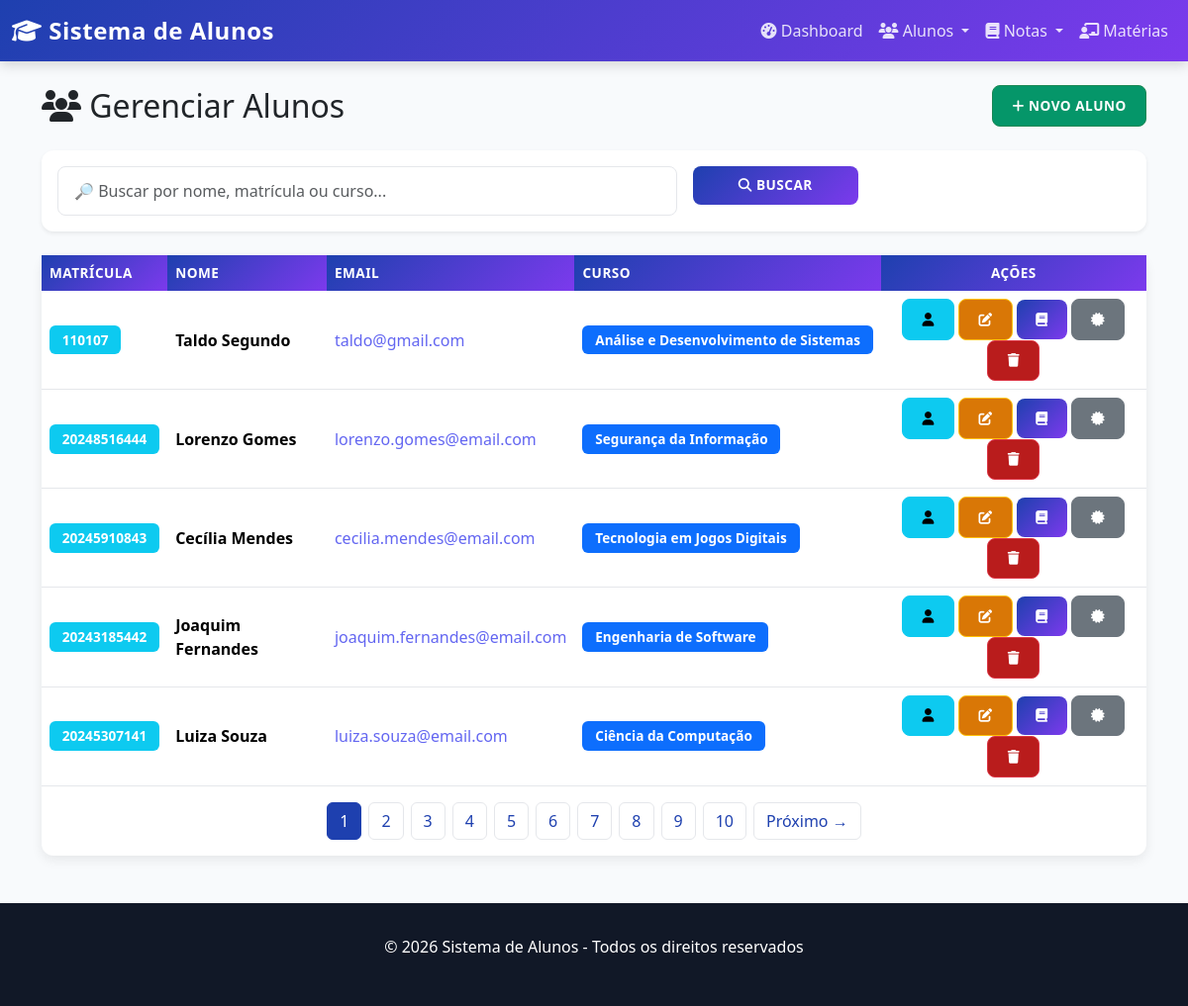
Page /alunos/ on the committed database.
### alunos/models.py (models this page shows, shortened)
class Aluno(models.Model):
    nome = models.CharField(max_length=100)
    email = models.EmailField(unique=True)
    matricula = models.CharField(max_length=20, unique=True)
    curso = models.ForeignKey(Curso, on_delete=models.CASCADE, related_name='alunos')
    data_nascimento = models.DateField()
    telefone = models.CharField(max_length=15, blank=True, null=True)
    endereco = models.TextField(blank=True, null=True)
    ativo = models.BooleanField(default=True)
    materias = models.ManyToManyField(Materia, related_name='alunos_matriculados', blank=True)
    class Meta:
        verbose_name = 'Aluno'
        verbose_name_plural = 'Alunos'

class Curso(models.Model):
    nome = models.CharField(max_length=100, unique=True)
    descricao = models.TextField(blank=True, null=True)
    ativo = models.BooleanField(default=True)
    class Meta:
        verbose_name = 'Curso'
        verbose_name_plural = 'Cursos'

### alunos/views.py (the view)
# urls.py: path('alunos/', views.lista_alunos, name='lista_alunos'),
def lista_alunos(request):
    buscar = request.GET.get('buscar')
    if buscar:
        alunos_lista = Aluno.objects.filter(
            Q(nome__icontains=buscar) |
            Q(curso__nome__icontains=buscar) |
            Q(matricula__icontains=buscar)
        ).order_by('-id')
    else:
        alunos_lista = Aluno.objects.filter(ativo=True).order_by('-id')
    paginator = Paginator(alunos_lista, 5)
    page_number = request.GET.get('page')
    alunos = paginator.get_page(page_number)
    return render(request, 'alunos/lista_alunos.html', {'alunos': alunos})

### alunos/templates/alunos/lista_alunos.html (shortened to what this page needs)
{% extends 'base.html' %}
{% block content %}
<div class="mb-5">
    <div class="d-flex justify-content-between align-items-center mb-4">
        <h2 class="mb-0">
            <i class="fas fa-users"></i> Gerenciar Alunos
        </h2>
        <a href="{% url 'cadastrar_aluno' %}" class="btn btn-success">
            <i class="fas fa-plus"></i> Novo Aluno
        </a>
    </div>
    <div class="card shadow-sm mb-4">
        <div class="card-body">
            <form method="GET" class="row g-3">
                <div class="col-md-7">
                    <input type="text"
                           name="buscar"
                           class="form-control"
                           placeholder="🔎 Buscar por nome, matrícula ou curso..."
                           value="{{ request.GET.buscar }}">
                </div>
                <div class="col-md-2">
                    <button type="submit" class="btn btn-primary w-100">
                        <i class="fas fa-search"></i> Buscar
                    </button>
                </div>
                <div class="col-md-3">
                </div>
            </form>
        </div>
    </div>
    <div class="card">
        <div class="card-body p-0">
            {% if alunos %}
                <div class="table-responsive">
                    <table class="table table-hover mb-0">
                        <thead>
                            <tr>
                                <th>Matrícula</th>
                                <th>Nome</th>
                                <th>Email</th>
                                <th>Curso</th>
                                <th class="text-center">Ações</th>
                            </tr>
                        </thead>
                        <tbody>
                            {% for aluno in alunos %}
                            <tr>
                                <td class="align-middle">
                                    <span class="badge bg-info">{{ aluno.matricula }}</span>
                                </td>
                                <td class="align-middle">
                                    <strong>{{ aluno.nome }}</strong>
                                </td>
                                <td class="align-middle">
                                    <a href="mailto:{{ aluno.email }}" style="text-decoration: none; color: #6366f1;">
                                        {{ aluno.email }}
                                    </a>
                                </td>
                                <td class="align-middle">
                                    <span class="badge bg-primary">
                                        {{ aluno.curso.nome }}
                                    </span>
                                </td>
                                <td class="text-center align-middle">
                                    <a href="{% url 'perfil_aluno' aluno.id %}"
                                       class="btn btn-info btn-sm"
                                       title="Ver Perfil">
                                        <i class="fas fa-user"></i>
                                    </a>
                                    <a href="{% url 'editar_aluno' aluno.id %}"
                                       class="btn btn-warning btn-sm"
                                       title="Editar">
                                        <i class="fas fa-edit"></i>
                                    </a>
                                    <a href="{% url 'gerenciar_materias' aluno.id %}"
                                       class="btn btn-primary btn-sm"
                                       title="Gerenciar Matérias">
                                        <i class="fas fa-book"></i>
                                    </a>
                                    <a href="{% url 'boletim_aluno' aluno.id %}"
                                       class="btn btn-secondary btn-sm"
                                       title="Ver Boletim">
                                        <i class="fas fa-certificate"></i>
                                    </a>
                                    <a href="{% url 'excluir_aluno' aluno.id %}"
                                       class="btn btn-danger btn-sm"
                                       title="Desativar">
                                        <i class="fas fa-trash"></i>
                                    </a>
                                </td>
                            </tr>
                            {% endfor %}
                        </tbody>
                    </table>
                </div>
                {% if alunos.has_other_pages %}
                <nav class="mt-3">
                    <ul class="pagination justify-content-center">
                        {% for num in alunos.paginator.page_range %}
                        <li class="page-item {% if alunos.number == num %}active{% endif %}">
                            <a class="page-link"
                               href="?page={{ num }}{% if request.GET.buscar %}&buscar={{ request.GET.buscar }}{% endif %}">
                                {{ num }}
                            </a>
                        </li>
                        {% endfor %}
                        {% if alunos.has_next %}
                        <li class="page-item">
                            <a class="page-link"
                               href="?page={{ alunos.next_page_number }}{% if request.GET.buscar %}&buscar={{ request.GET.buscar }}{% endif %}">
                                Próximo →
                            </a>
                        </li>
                        {% endif %}
                    </ul>
                </nav>
                {% endif %}
            {% endif %}
        </div>
    </div>
</div>
{% endblock %}

### templates/base.html (style rules this page uses)
:root { --primary-color: #1e40af; --secondary-color: #7c3aed; --success-color: #059669; --danger-color: #b91c1c; --warning-color: #d97706; --info-color: #0369a1; --dark-bg: #111827; --light-bg: #f8fafc; }
* { margin: 0; padding: 0; box-sizing: border-box; }
body { background-color: var(--light-bg); font-family: 'Segoe UI', Tahoma, Geneva, Verdana, sans-serif; }
.card { border: none; border-radius: 12px; box-shadow: 0 4px 12px rgba(0, 0, 0, 0.08); transition: all 0.3s ease; }
.table { margin-bottom: 0; }
.table thead th { background: linear-gradient(135deg, var(--primary-color) 0%, var(--secondary-color) 100%); color: white; font-weight: 600; border: none; text-transform: uppercase; font-size: 0.85rem; letter-spacing: 0.5px; }
.table tbody tr { transition: all 0.2s ease; border-bottom: 1px solid #e5e7eb; }
.btn { font-weight: 600; padding: 0.6rem 1.2rem; border-radius: 8px; transition: all 0.3s ease; text-transform: uppercase; font-size: 0.85rem; letter-spacing: 0.5px; }
.btn-primary { background: linear-gradient(135deg, var(--primary-color) 0%, var(--secondary-color) 100%); border: none; }
.btn-success { background-color: var(--success-color); }
.btn-danger { background-color: var(--danger-color); }
.btn-warning { background-color: var(--warning-color); color: white; }
.badge { font-size: 0.85rem; padding: 0.5rem 0.8rem; border-radius: 6px; font-weight: 600; }
.form-control { border-radius: 8px; border: 1px solid #e5e7eb; padding: 0.75rem 1rem; transition: all 0.3s ease; }
.pagination { gap: 0.5rem; }
.page-link { border-radius: 6px; border: 1px solid #e5e7eb; color: var(--primary-color); transition: all 0.2s ease; }
.page-item.active .page-link { background-color: var(--primary-color); border-color: var(--primary-color); }

### rows in the picture
Aluno: matricula "110107", nome "Taldo Segundo", email "taldo@gmail.com", curso.nome "Análise e Desenvolvimento de Sistemas"
Aluno: matricula "20248516444", nome "Lorenzo Gomes", email "lorenzo.gomes@email.com", curso.nome "Segurança da Informação"
Aluno: matricula "20245910843", nome "Cecília Mendes", email "cecilia.mendes@email.com", curso.nome "Tecnologia em Jogos Digitais"
Aluno: matricula "20243185442", nome "Joaquim Fernandes", email "joaquim.fernandes@email.com", curso.nome "Engenharia de Software"
Aluno: matricula "20245307141", nome "Luiza Souza", email "luiza.souza@email.com", curso.nome "Ciência da Computação"

### other values in the picture
{{ num }} "1" "2" "3" "4" "5" "6" "7" "8" "9" "10"
